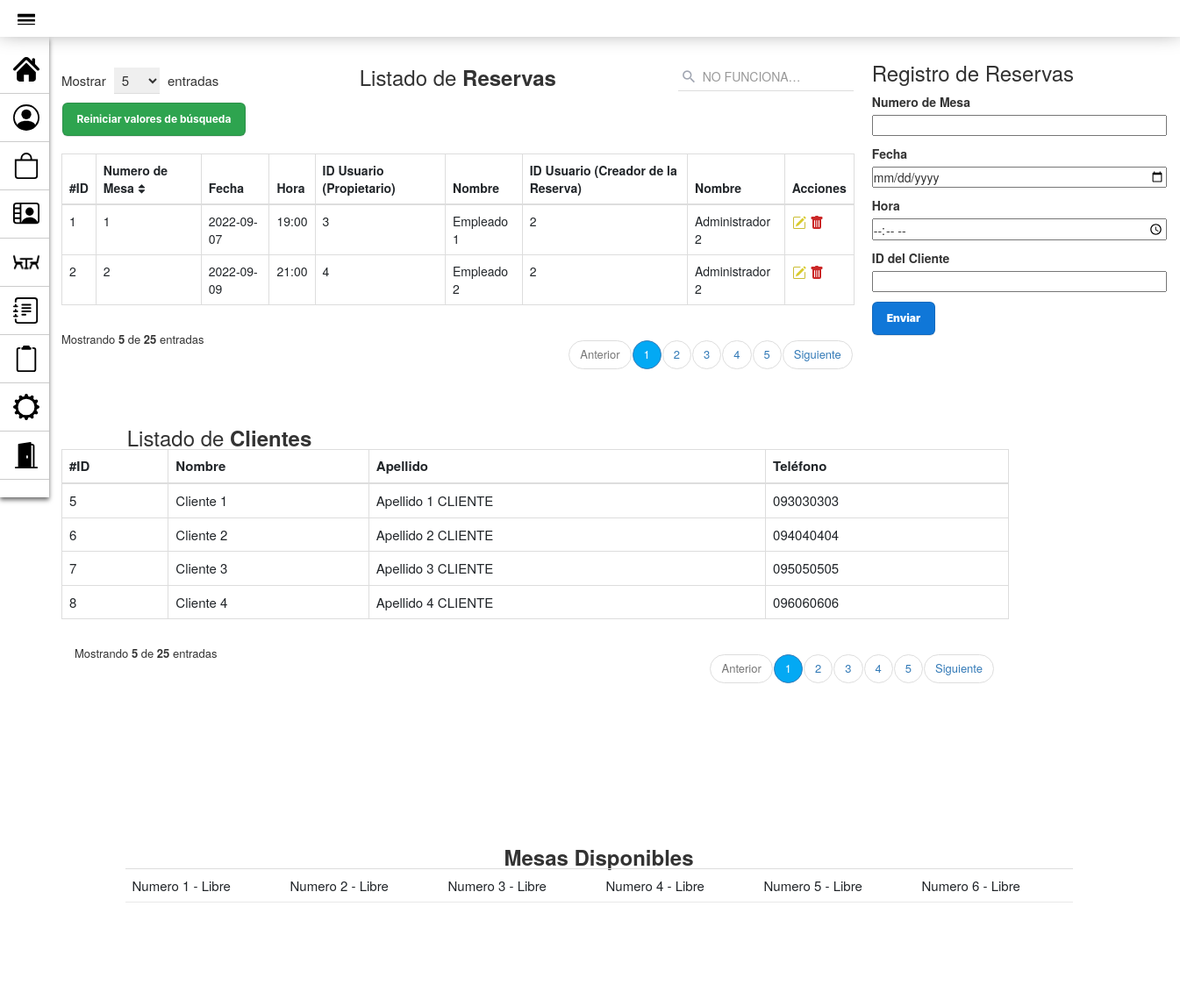
The page /PAGINA_GestionReservas.php on the database its author committed.
### tables this page shows
CREATE TABLE `reserva` (
  `id_reserva` int(10) PRIMARY KEY NOT NULL AUTO_INCREMENT COMMENT 'ID de Mesa',
  `mesa` int(10) NULL COMMENT 'Número de Mesa',
  `fecha` date NOT NULL COMMENT 'Fecha en la que se ocupó la Mesa',
  `hora` varchar(5) NOT NULL COMMENT 'Hora en que se ocupó la Mesa',
  `cliente` int(10) NULL COMMENT 'Cliente que ocupó la Mesa',
  `empleado` int(10) NULL COMMENT 'Empleado que atendió la Mesa',
  CONSTRAINT cliente FOREIGN KEY (cliente) REFERENCES usuario(id_usuario),
  CONSTRAINT empleado FOREIGN KEY (empleado) REFERENCES usuario(id_usuario),
  CONSTRAINT mesa FOREIGN KEY (mesa) REFERENCES mesa(id_mesa)
);

CREATE TABLE `usuario` (
  `id_usuario` int(10) PRIMARY KEY NOT NULL AUTO_INCREMENT COMMENT 'ID del Usuario',
  `nombre` varchar(40) NOT NULL COMMENT 'Nombre del Usuario',
  `apellido` varchar(40) NOT NULL COMMENT 'Apellido del Usuario',
  `correo` varchar(60) NOT NULL COMMENT 'Correo del Usuario',
  `password` varchar(20) NOT NULL COMMENT 'Clave del Usuario',
  `direccion` varchar(80) DEFAULT NULL COMMENT 'Direcciín de envío del Usuario',
  `telefono` varchar(18) DEFAULT NULL COMMENT 'Teléfono de contacto del Usuario',
  `tipo` varchar(30) NOT NULL DEFAULT 'cliente' COMMENT 'Tipo de usuario, para las jerarquias y permisos'
);

CREATE TABLE `mesa` (
  `id_mesa` int(10) PRIMARY KEY NOT NULL AUTO_INCREMENT COMMENT 'ID de la Mesa',
  `estado` enum('Libre','Ocupada','Reservada') NOT NULL DEFAULT 'Libre' COMMENT 'Estado de la Mesa'
);

### modelo/conexion.php (called while the page is built)
<?php
class Conectar{
    public static function conexion (){
        try{
            $host ="localhost";
            $user ="root";
            $pass="";
            $bd="proyecto_grupo2";
            $con = mysqli_connect($host,$user,$pass);
            mysqli_select_db($con,$bd);
            return $con;
        }catch(Exception $e){
    die('Error'.$e->getMessage());
    echo "La linea de error " . $e->getLine();
        }
    }
    }
?>

### modelo/Reserva.php (called while the page is built, shortened)
<?php
class Reserva
{
    private $con;
    private $reserva;
    public function __construct()
    {
        require_once("conexion.php");
        $this->con = conectar::conexion();
    }
    public function listar_reservas()
    {
        $sql = "SELECT reserva.id_reserva, reserva.mesa, reserva.fecha, reserva.hora, reserva.cliente, reserva.empleado
        FROM reserva , usuario
        WHERE reserva.cliente = usuario.id_usuario ORDER BY id_reserva";
        $query = mysqli_query($this->con, $sql);
        while ($filas = mysqli_fetch_array($query)) {
            $this->reserva[] = $filas;
        }
        return $this->reserva;
    }
}
?>

### modelo/Usuario.php (called while the page is built, shortened)
<?php
class Usuario
{
    private $con;
    private $usuario;
    public function __construct()
    {
        require_once("conexion.php");
        $this->con = Conectar::conexion();
        $this->usuario = array();
    }
        public function listar_clientes()
        {
            $sql = "SELECT * FROM usuario WHERE tipo='cliente' ORDER BY id_usuario";
            $query = mysqli_query($this->con, $sql);
            while ($filas = mysqli_fetch_array($query)) {
                $this->usuario[] = $filas;
            }
            return $this->usuario;
   }
}
?>

### modelo/Mesa.php (called while the page is built, shortened)
<?php
class Mesa
{
    private $con;
    private $mesa;
    public function __construct()
    {
        require_once("conexion.php");
        $this->con = conectar::conexion();
    }
    public function listar_mesas_libres()
    {
        $sql = "SELECT * FROM mesa WHERE estado='Libre' ORDER BY id_mesa";
        $query = mysqli_query($this->con, $sql);
        while ($filas = mysqli_fetch_array($query)) {
            $this->mesa[] = $filas;
        }
        return $this->mesa;
    }
}

### vista/Reserva_VISTA.php (the view, shortened to what this page needs)
<!DOCTYPE html>
<html lang="es">
<head>
    <link rel="stylesheet" href="assets/styles2.css">
    <link href="https://cdn.jsdelivr.net/npm/bootstrap@5.2.0/dist/css/bootstrap.min.css" rel="stylesheet">
    <link href="https://maxcdn.bootstrapcdn.com/bootstrap/3.3.7/css/bootstrap.min.css" rel="stylesheet">
</head>
<body>
    <div class="container">
        <div class="table-responsive">
            <div class="table-wrapper">
                <div class="table-title">
                    <div class="row">
                        <div class="col-xs-4">
                            <div class="show-entries">
                                <span>Mostrar</span>
                                <select>
                                    <option>5</option>
                                </select>
                                <span>entradas</span>
                            </div>
                        </div>
                        <div class="col-xs-4">
                            <h2 class="text-center">Listado de <b>Reservas</b></h2>
                        </div>
                        <?php require_once("vista/BUSCAR_Reserva_VISTA.php"); ?>
                        <table class="table table-bordered">
                            <thead>
                                <tr>
                                    <th>#ID</th>
                                    <th>Numero de Mesa<i class="fa fa-sort"></i></th>
                                    <th>Fecha</th>
                                    <th>Hora</th>
                                    <th>ID Usuario (Propietario)</th>
                                    <th>Nombre</th>
                                    <th>ID Usuario (Creador de la Reserva)</th>
                                    <th>Nombre</th>
                                    <th>Acciones</th>
                                </tr>
                            </thead>
                            <tbody>
                                <?php foreach ($matrizReserva as $reserva) : ?>
                                    <tr>
                                        <td scope="row"><?php echo $reserva['id_reserva'] ?></td>
                                        <td><?php echo $reserva['mesa'] ?></td>
                                        <td><?php echo $reserva['fecha'] ?></td>
                                        <td><?php echo $reserva['hora'] ?></td>
                                        <td><?php echo $reserva['cliente']; ?></td>
                                        <td><?php echo $_SESSION['cliente_reserva'] ?></td>
                                        <td><?php echo $reserva['empleado'] ?></td>
                                        <td><?php echo $_SESSION['empleado_reserva'] ?></td>
                                        <td>
                                            <a href="PAGINA_ModificarReserva.php?id=<?php echo $reserva['id_reserva'] ?>" title="Editar"><img src="assets/iconos/icono-editar-2.svg"></a>
                                            <a href="controlador/eliminar_Reserva_controlador.php?id=<?php echo $reserva['id_reserva'] ?>" title="Eliminar" onclick="javascript:return asegurar();"><img src="assets/iconos/icono-papelera.svg"></a>
                                        </td>
                                    </tr>
                                <?php endforeach; ?>
                            </tbody>
                        </table>
                        <div class="clearfix">
                            <div class="hint-text">Mostrando <b>5</b> de <b>25</b> entradas</div>
                            <ul class="pagination">
                                <li class="page-item disabled"><a href="#">Anterior</a></li>
                                <li class="page-item active"><a href="#" class="page-link">1</a></li>
                                <li class="page-item"><a href="#" class="page-link">2</a></li>
                                <li class="page-item"><a href="#" class="page-link">3</a></li>
                                <li class="page-item"><a href="#" class="page-link">4</a></li>
                                <li class="page-item"><a href="#" class="page-link">5</a></li>
                                <li class="page-item"><a href="#" class="page-link">Siguiente</a></li>
                            </ul>
                        </div>
                    </div>
                </div>
</body>
</html>

### vista/ReservaCliente_VISTA.php (shortened to what this page needs)
<!DOCTYPE html>
<html lang="es">
<head>
    <link rel="stylesheet" href="assets/styles2.css">
    <link href="https://cdn.jsdelivr.net/npm/bootstrap@5.2.0/dist/css/bootstrap.min.css" rel="stylesheet">
    <link href="https://maxcdn.bootstrapcdn.com/bootstrap/3.3.7/css/bootstrap.min.css" rel="stylesheet">
</head>
<body>
    <div class="container" style="margin-top: -100px;width: 90em;margin-left: 30px;">
        <div class="table-responsive">
            <div class="table-wrapper">
                <div class="table-title">
                    <div class="row">
                        <div class="col-xs-4">
                            <h2 class="text-center">Listado de <b>Clientes</b></h2>
                        </div>
                        <table class="table table-bordered">
                            <thead>
                                <tr>
                                    <th>#ID</th>
                                    <th>Nombre</th>
                                    <th>Apellido</th>
                                    <th>Teléfono</th>
                                </tr>
                            </thead>
                            <tbody>
                                <?php foreach ($matrizClienteReserva as $clienteReserva) : ?>
                                    <tr>
                                        <td><?php echo $clienteReserva['id_usuario'] ?></td>
                                        <td><?php echo $clienteReserva['nombre'] ?></td>
                                        <td><?php echo $clienteReserva['apellido'] ?></td>
                                        <td><?php echo $clienteReserva['telefono'] ?></td>
                                    </tr>
                                <?php endforeach; ?>
                            </tbody>
                        </table>
                    </div>
                    <div class="clearfix">
                        <div class="hint-text">Mostrando <b>5</b> de <b>25</b> entradas</div>
                        <ul class="pagination">
                            <li class="page-item disabled"><a href="#">Anterior</a></li>
                            <li class="page-item active"><a href="#" class="page-link">1</a></li>
                            <li class="page-item"><a href="#" class="page-link">2</a></li>
                            <li class="page-item"><a href="#" class="page-link">3</a></li>
                            <li class="page-item"><a href="#" class="page-link">4</a></li>
                            <li class="page-item"><a href="#" class="page-link">5</a></li>
                            <li class="page-item"><a href="#" class="page-link">Siguiente</a></li>
                        </ul>
                    </div>
                </div>
            </div>
        </div>
    </div>
</body>
</html>

### vista/MesasLibres_Reserva_VISTA.php (shortened to what this page needs)
<!DOCTYPE html>
<html lang="es">
<head>
    <link rel="stylesheet" href="assets/styles2.css">
    <link href="https://cdn.jsdelivr.net/npm/bootstrap@5.2.0/dist/css/bootstrap.min.css" rel="stylesheet">
    <link href="https://maxcdn.bootstrapcdn.com/bootstrap/3.3.7/css/bootstrap.min.css" rel="stylesheet">
</head>
<body>
    <div class="container">
        <div class="table-responsive">
            <div class="table-wrapper">
                <div class="table-title">
                    <div class="row">
                        <div>
                            <h2 class="text-center"><b>Mesas Disponibles</b></h2>
                        </div>
                        <table class="table">
                            <tbody>
                                <div class="div-mesa">
                                    <?php foreach ($matrizMesa as $mesa) : ?>
                                        <td class="td-mesa">
                                            Numero <?php echo $mesa['id_mesa'] ?>
                                            - <?php echo $mesa['estado'] ?>
                                        </td>
                                    <?php endforeach; ?>
                                </div>
                            </tbody>
                        </table>
                    </div>
                </div>
            </div>
        </div>
    </div>
</body>
</html>

### assets/styles2.css (style rules this page uses)
body { font-family: 'Roboto', sans-serif; background-repeat: no-repeat; background-size: cover; }
.table-responsive { margin: 50px 0; margin-left: 20px; }
.table-wrapper { min-width: 35em; background: #fff; padding: 20px; box-shadow: 0 1px 1px rgba(0, 0, 0, .05); }
.table-title { font-size: 15px; padding-bottom: 10px; margin: 0 0 10px; min-height: 45px; }
.table-title h2 { margin: 5px 0 0; font-size: 24px; }
.table-title select { border-color: #ddd; border-width: 0 0 1px 0; padding: 3px 10px 3px 5px; margin: 0 5px; }
.table-title .show-entries { margin-top: 7px; }
table.table tr th, table.table tr td { border-color: #e9e9e9; }
table.table th i { font-size: 13px; margin: 0 5px; cursor: pointer; }
table.table td:last-child { width: fit-content; }
table.table td a { color: #a0a5b1; }
.pagination { float: right; margin: 0 0 5px; }
.pagination li a { border: none; font-size: 13px; min-width: 30px; min-height: 30px; padding: 0 10px; color: #999; margin: 0 2px; line-height: 30px; border-radius: 30px !important; text-align: center; }
.pagination li.active a { background: #03A9F4; }
.hint-text { float: left; margin-top: 10px; font-size: 13px; }

### assets/styles_navbar.css (style rules this page uses)
* { margin: 0px; padding: 0px; }

### rows shown on the page
reserva: id_reserva "1", mesa "1", fecha "2022-09-07", hora "19:00", cliente "3", cliente_reserva "Empleado 1", empleado "2", empleado_reserva "Administrador 2"
reserva: id_reserva "2", mesa "2", fecha "2022-09-09", hora "21:00", cliente "4", cliente_reserva "Empleado 2", empleado "2", empleado_reserva "Administrador 2"
usuario: id_usuario "5", nombre "Cliente 1", apellido "Apellido 1 CLIENTE", telefono "093030303"
usuario: id_usuario "6", nombre "Cliente 2", apellido "Apellido 2 CLIENTE", telefono "094040404"
usuario: id_usuario "7", nombre "Cliente 3", apellido "Apellido 3 CLIENTE", telefono "095050505"
usuario: id_usuario "8", nombre "Cliente 4", apellido "Apellido 4 CLIENTE", telefono "096060606"
mesa: id_mesa "1", estado "Libre"
mesa: id_mesa "2", estado "Libre"
mesa: id_mesa "3", estado "Libre"
mesa: id_mesa "4", estado "Libre"
mesa: id_mesa "5", estado "Libre"
mesa: id_mesa "6", estado "Libre"
